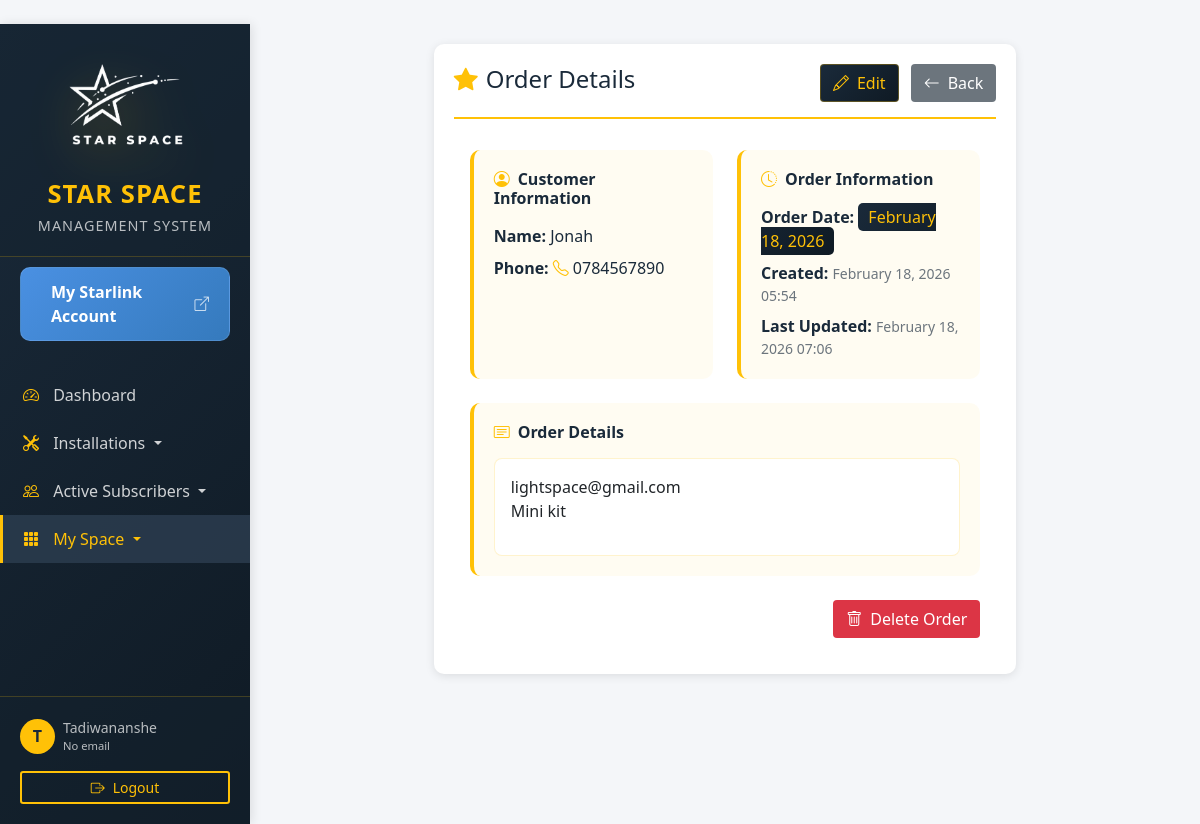
Page /orders/2/ (signed in) on the committed database.
### clients/models.py (models this page shows, shortened)
class Order(models.Model):
    name = models.CharField(max_length=200)
    order_details = models.TextField(verbose_name="Order")
    phone = models.CharField(max_length=20, validators=[
        RegexValidator(
            regex=r'^\(?\d{3}\)?[\s.-]?\d{3}[\s.-]?\d{4}$',
            message='Enter a valid phone number. Formats: (078) 776-8637, 078-776-8637, or 0787768637'
        )
    ])
    order_date = models.DateField(default=timezone.now)
    created_at = models.DateTimeField(auto_now_add=True)
    updated_at = models.DateTimeField(auto_now=True)
    class Meta:
        ordering = ['-order_date', '-created_at']

### clients/views.py (the view)
# urls.py: path('orders/<int:pk>/', views.order_detail, name='order_detail'),
@login_required(login_url='clients:login')
def order_detail(request, pk):
    order = get_object_or_404(Order, pk=pk)
    return render(request, 'clients/order_detail.html', {'order': order})

### templates/clients/order_detail.html (shortened to what this page needs)
{% extends 'base.html' %}
{% load static %}
{% block content %}
<div class="container-fluid">
    <div class="row justify-content-center">
        <div class="col-md-8">
            <div class="custom-card">
                <div class="card-header d-flex justify-content-between align-items-center" style="border-bottom: 2px solid #ffc107;">
                    <h4 style="color: #1a2a3a;">
                        <i class="bi bi-star-fill me-2" style="color: #ffc107;"></i>Order Details
                    </h4>
                    <div>
                        <a href="{% url 'clients:edit_order' order.pk %}" class="btn me-2" style="background: linear-gradient(135deg, #1a2a3a, #0f1a24); color: #ffc107; border: 1px solid rgba(255, 193, 7, 0.3);">
                            <i class="bi bi-pencil me-2"></i>Edit
                        </a>
                        <a href="{% url 'clients:order_list' %}" class="btn" style="background: #6c757d; color: white;">
                            <i class="bi bi-arrow-left me-2"></i>Back
                        </a>
                    </div>
                </div>
                <div class="card-body">
                    <div class="row mb-4">
                        <div class="col-md-6">
                            <div class="info-section" style="background: rgba(255, 193, 7, 0.05); padding: 20px; border-radius: 10px; border-left: 4px solid #ffc107;">
                                <h6 class="mb-3" style="color: #1a2a3a; font-weight: 600;">
                                    <i class="bi bi-person-circle me-2" style="color: #ffc107;"></i>Customer Information
                                </h6>
                                <p class="mb-2"><strong style="color: #1a2a3a;">Name:</strong> <span style="color: #1a2a3a;">{{ order.name }}</span></p>
                                <p class="mb-0"><strong style="color: #1a2a3a;">Phone:</strong>
                                    <a href="tel:{{ order.phone }}" class="text-decoration-none" style="color: #1a2a3a;">
                                        <i class="bi bi-telephone me-1" style="color: #ffc107;"></i>{{ order.phone }}
                                    </a>
                                </p>
                            </div>
                        </div>
                        <div class="col-md-6">
                            <div class="info-section" style="background: rgba(255, 193, 7, 0.05); padding: 20px; border-radius: 10px; border-left: 4px solid #ffc107;">
                                <h6 class="mb-3" style="color: #1a2a3a; font-weight: 600;">
                                    <i class="bi bi-clock-history me-2" style="color: #ffc107;"></i>Order Information
                                </h6>
                                <p class="mb-2"><strong style="color: #1a2a3a;">Order Date:</strong>
                                    <span style="background: linear-gradient(135deg, #1a2a3a, #0f1a24); color: #ffc107; padding: 3px 10px; border-radius: 5px;">
                                        {{ order.order_date|date:"F d, Y" }}
                                    </span>
                                </p>
                                <p class="mb-2"><strong style="color: #1a2a3a;">Created:</strong>
                                    <small class="text-muted">{{ order.created_at|date:"F d, Y H:i" }}</small>
                                </p>
                                {% if order.updated_at != order.created_at %}
                                <p class="mb-0"><strong style="color: #1a2a3a;">Last Updated:</strong>
                                    <small class="text-muted">{{ order.updated_at|date:"F d, Y H:i" }}</small>
                                </p>
                                {% endif %}
                            </div>
                        </div>
                    </div>
                    <div class="row">
                        <div class="col-12">
                            <div class="info-section" style="background: rgba(255, 193, 7, 0.05); padding: 20px; border-radius: 10px; border-left: 4px solid #ffc107;">
                                <h6 class="mb-3" style="color: #1a2a3a; font-weight: 600;">
                                    <i class="bi bi-card-text me-2" style="color: #ffc107;"></i>Order Details
                                </h6>
                                <div class="p-3" style="background: white; border-radius: 8px; border: 1px solid rgba(255, 193, 7, 0.2);">
                                    {{ order.order_details|linebreaks }}
                                </div>
                            </div>
                        </div>
                    </div>
                    <div class="row mt-4">
                        <div class="col-12 text-end">
                            <button type="button" class="btn" style="background: #dc3545; color: white;"
                                    data-bs-toggle="modal" data-bs-target="#deleteModal">
                                <i class="bi bi-trash me-2"></i>Delete Order
                            </button>
                        </div>
                    </div>
                </div>
            </div>
        </div>
    </div>
</div>
{% endblock %}

### templates/base.html (shortened to what this page needs)
﻿<!DOCTYPE html>
<html lang="en">
<head>
    {% load static %}
    <link href="https://cdn.jsdelivr.net/npm/bootstrap@5.1.3/dist/css/bootstrap.min.css" rel="stylesheet">
    <link rel="stylesheet" href="https://cdn.jsdelivr.net/npm/bootstrap-icons@1.8.1/font/bootstrap-icons.css">
</head>
</head>
<body>
    <div class="wrapper">
        <nav id="sidebar">
            <div class="sidebar-header">
                <div class="sidebar-logo">
                    <img src="{% static 'images/bg3.png' %}" alt="Star Space Logo">
                </div>
                <h3>STAR SPACE</h3>
                <p class="text-white-50 small mb-0">Management System</p>
            </div>
            <a href="https://www.starlink.com/account" target="_blank" class="starlink-btn">
                <span>My Starlink Account</span>
                <i class="bi bi-box-arrow-up-right" style="font-size: 0.9rem; opacity: 0.8;"></i>
            </a>
            <ul class="list-unstyled components">
                <li class="{% if request.resolver_match.url_name == 'dashboard' %}active{% endif %}">
                    <a href="{% url 'clients:dashboard' %}">
                        <i class="bi bi-speedometer2"></i> Dashboard
                    </a>
                </li>
                <li class="{% if 'installation' in request.resolver_match.url_name %}active{% endif %}">
                    <a href="#installationsSubmenu" data-bs-toggle="collapse" aria-expanded="false" class="dropdown-toggle">
                        <i class="bi bi-tools"></i> Installations
                    </a>
                </li>
                <li class="{% if 'subscriber' in request.resolver_match.url_name %}active{% endif %}">
                    <a href="#subscribersSubmenu" data-bs-toggle="collapse" aria-expanded="false" class="dropdown-toggle">
                        <i class="bi bi-people"></i> Active Subscribers
                    </a>
                </li>
                <li class="{% if 'order' in request.resolver_match.url_name %}active{% endif %}">
                    <a href="#mySpaceSubmenu" data-bs-toggle="collapse" aria-expanded="false" class="dropdown-toggle">
                        <i class="bi bi-grid-3x3-gap-fill"></i> My Space
                    </a>
                </li>
            </ul>
            <div class="sidebar-footer">
                {% if user.is_authenticated %}
                <div class="d-flex align-items-center mb-3">
                    <div class="avatar-circle me-2">
                        {{ user.username|make_list|first|upper }}
                    </div>
                    <div class="flex-grow-1">
                        <small class="text-white-50 d-block">{{ user.username }}</small>
                        <small class="text-white-50" style="font-size: 0.7rem;">{{ user.email|default:"No email"|truncatechars:20 }}</small>
                    </div>
                </div>
                <div class="d-grid gap-2">
                    <a href="{% url 'clients:logout' %}" class="btn btn-outline-warning btn-sm">
                        <i class="bi bi-box-arrow-right me-2"></i>Logout
                    </a>
                </div>
                {% endif %}
            </div>
        </nav>
        <div id="content">
            {% block content %}
            {% endblock %}
        </div>
    </div>
</body>
</html>

### templates/base.html (style rules this page uses)
body { background: #f4f6f9; margin: 0; padding: 0; overflow-x: hidden; }
.wrapper { display: flex; width: 100%; align-items: stretch; }
#sidebar { min-width: 250px; max-width: 250px; background: linear-gradient(135deg, #1a2a3a 0%, #0f1a24 100%); color: #fff; transition: all 0.3s; height: 100vh; position: sticky; top: 0; box-shadow: 2px 0 10px rgba(0,0,0,0.1); display: flex; flex-direction: column; }
#sidebar .sidebar-header { padding: 20px; background: rgba(21, 35, 46, 0.5); border-bottom: 1px solid rgba(255, 193, 7, 0.2); text-align: center; }
.sidebar-logo { width: 120px; height: 120px; margin: 0 auto 15px; animation: float 3s ease-in-out infinite; filter: drop-shadow(0 15px 25px rgba(255, 193, 7, 0.4)); }
.sidebar-logo img { width: 100%; height: 100%; object-fit: contain; }
#sidebar .sidebar-header h3 { color: #ffc107; margin: 15px 0 5px 0; font-size: 1.6rem; font-weight: 600; letter-spacing: 1px; }
#sidebar .sidebar-header p { color: rgba(255, 255, 255, 0.7) !important; margin-top: 5px; font-size: 0.9rem; text-transform: uppercase; letter-spacing: 1px; }
#sidebar ul.components { padding: 20px 0; flex: 1; overflow-y: auto; }
#sidebar ul li a { padding: 12px 20px; font-size: 1rem; display: block; color: rgba(255, 255, 255, 0.8); text-decoration: none; transition: all 0.3s; border-left: 3px solid transparent; }
#sidebar ul li.active > a { color: #ffc107; background: rgba(44, 62, 80, 0.8); border-left: 3px solid #ffc107; }
#sidebar ul li a i { margin-right: 10px; width: 20px; text-align: center; color: #ffc107; }
#content { width: 100%; padding: 20px; min-height: 100vh; transition: all 0.3s; background: #f4f6f9; }
.sidebar-footer { padding: 20px; border-top: 1px solid rgba(255, 193, 7, 0.2); background: rgba(21, 35, 46, 0.5); }
.avatar-circle { width: 35px; height: 35px; border-radius: 50%; display: flex; align-items: center; justify-content: center; font-weight: bold; font-size: 1rem; background-color: #ffc107; color: #1a2a3a; }
.text-white-50 { color: rgba(255, 255, 255, 0.7) !important; }
.btn-outline-warning { color: #ffc107; border-color: #ffc107; border-width: 2px; }
.starlink-btn { background: linear-gradient(135deg, #4a90e2 0%, #357abd 100%); border: none; color: white; font-weight: 600; padding: 12px 20px; border-radius: 10px; margin: 10px 20px; display: flex; align-items: center; justify-content: center; gap: 10px; transition: all 0.3s ease; border: 1px solid rgba(255, 255, 255, 0.1); cursor: pointer; text-decoration: none; }
.starlink-btn i { font-size: 1.2rem; }
.custom-card { background: white; border-radius: 10px; box-shadow: 0 2px 10px rgba(0,0,0,0.1); padding: 20px; margin-bottom: 20px; }
.custom-card .card-header { background: transparent; border-bottom: 2px solid #f4f6f9; padding: 0 0 15px 0; margin-bottom: 15px; font-weight: 600; }

### templates/clients/order_detail.html (style rules this page uses)
.custom-card { background: white; border-radius: 10px; box-shadow: 0 2px 10px rgba(0,0,0,0.1); padding: 20px; }
.card-header { background: transparent; padding: 0 0 15px 0; margin-bottom: 15px; }
.info-section { transition: transform 0.3s; height: 100%; }

### rows in the picture
Order: name "Jonah", phone "0784567890", order_date "February 18, 2026", created_at "February 18, 2026 05:54", updated_at "February 18, 2026 07:06", order_details "lightspace@gmail.com Mini kit"

### other values in the picture
{{ user.username|make_list|first|upper }} "T"
{{ user.username }} "Tadiwananshe"
{{ user.email|default:"No email"|truncatechars:20 }} "No email"
